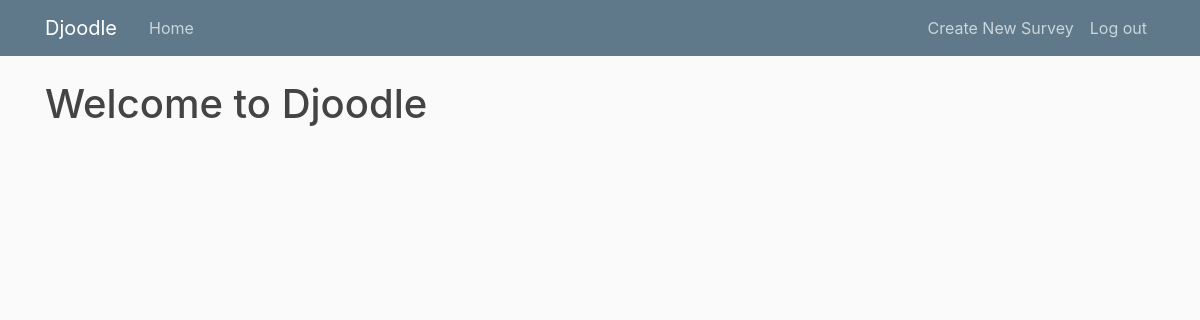
Before: /survey/list/ (signed in) with the older database file.
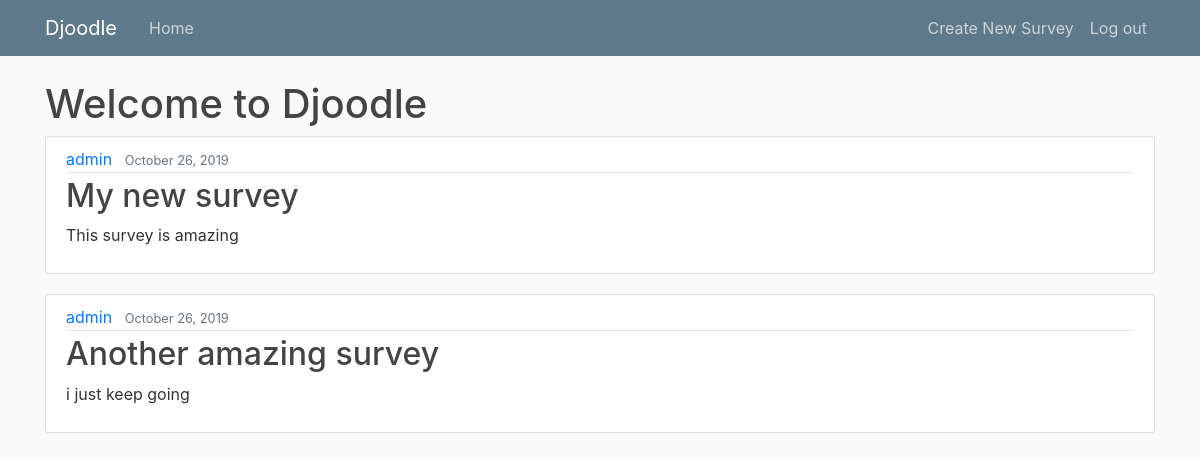
After: the same page with the newer database file.
### survey/models.py (models this page shows, shortened)
class Survey(models.Model):
    title = models.CharField(max_length=30)
    description = models.CharField(max_length=300)
    date_created = models.DateTimeField(default=timezone.now)
    author = models.ForeignKey(User, on_delete=models.CASCADE)

### survey/views.py (the view)
# urls.py: path('survey/list/', SurveyListView.as_view(), name='survey-list'),
class SurveyListView(ListView):
    model = Survey
    template_name = 'survey/home.html'
    context_object_name = 'surveys'
    ordering = ['-date_created']
    def get_queryset(self):
        return Survey.objects.filter(author=self.request.user)

### survey/templates/survey/home.html
{% extends "survey/layout.html" %}
{% block body %}
	<h1>Welcome to Djoodle</h1>
	{% for survey in surveys %}
		<article class="media content-section">
          <div class="media-body">
            <div class="article-metadata">
              <a class="mr-2" href="#">{{ survey.author }}</a>
              <small class="text-muted">{{ survey.date_created|date:"F d, Y" }}</small>
            </div>
			<h2><a class="article-title" href="{% url 'survey-detail' survey.id %}">{{ survey.title }}</a></h2>
            <p class="article-content">{{ survey.description }}</p>
          </div>
        </article>
	{% endfor %}
{% endblock  %}

### survey/templates/survey/layout.html (shortened to what this page needs)
{% load static %}
<!DOCTYPE html>
<html lang="en" dir="ltr">
  <head>
    <link rel="stylesheet" href="https://stackpath.bootstrapcdn.com/bootstrap/4.3.1/css/bootstrap.min.css">
    <link rel="stylesheet" href="{% static 'survey/main.css' %}"/>
    <link rel="stylesheet" href="https://cdnjs.cloudflare.com/ajax/libs/font-awesome/4.7.0/css/font-awesome.min.css">
  </head>
  <body>
    <header class="site-header">
      <nav class="navbar navbar-expand-md navbar-dark bg-steel fixed-top">
        <div class="container">
          <a class="navbar-brand mr-4" href="/">Djoodle</a>
          <div class="collapse navbar-collapse" id="navbarToggle">
            <div class="navbar-nav mr-auto">
              <a class="nav-item nav-link" href="/">Home</a>
            </div>
            <div class="navbar-nav">
              {% if user.is_authenticated %}
                <a class="nav-item nav-link" href="/survey/new/">Create New Survey</a>
                <a class="nav-item nav-link" href="/users/logout">Log out</a>
              {% else %}
                <a class="nav-item nav-link" href="/users/login">Login</a>
                <a class="nav-item nav-link" href="/users/register">Register</a>
              {% endif %}
          </div>
        </div>
      </nav>
    </header>
    <main role="main" class="container">
        {% block body %}{% endblock %}
    </main>
  </body>
</html>

### survey/static/survey/main.css (style rules this page uses)
body { background: #fafafa; color: #333333; margin-top: 5rem; }
h1, h2, h3, h4, h5, h6 { color: #444444; }
.bg-steel { background-color: #5f788a; }
.site-header .navbar-nav .nav-link { color: #cbd5db; }
.content-section { background: #ffffff; padding: 10px 20px; border: 1px solid #dddddd; border-radius: 3px; margin-bottom: 20px; }
.article-title { color: #444444; }
.article-content { white-space: pre-line; }
.article-metadata { padding-bottom: 1px; margin-bottom: 4px; border-bottom: 1px solid #e3e3e3 }

Changed rows visible on the page:
added Survey: author "admin", date_created "October 26, 2019", title "My new survey", description "This survey is amazing"
added Survey: author "admin", date_created "October 26, 2019", title "Another amazing survey", description "i just keep going"
